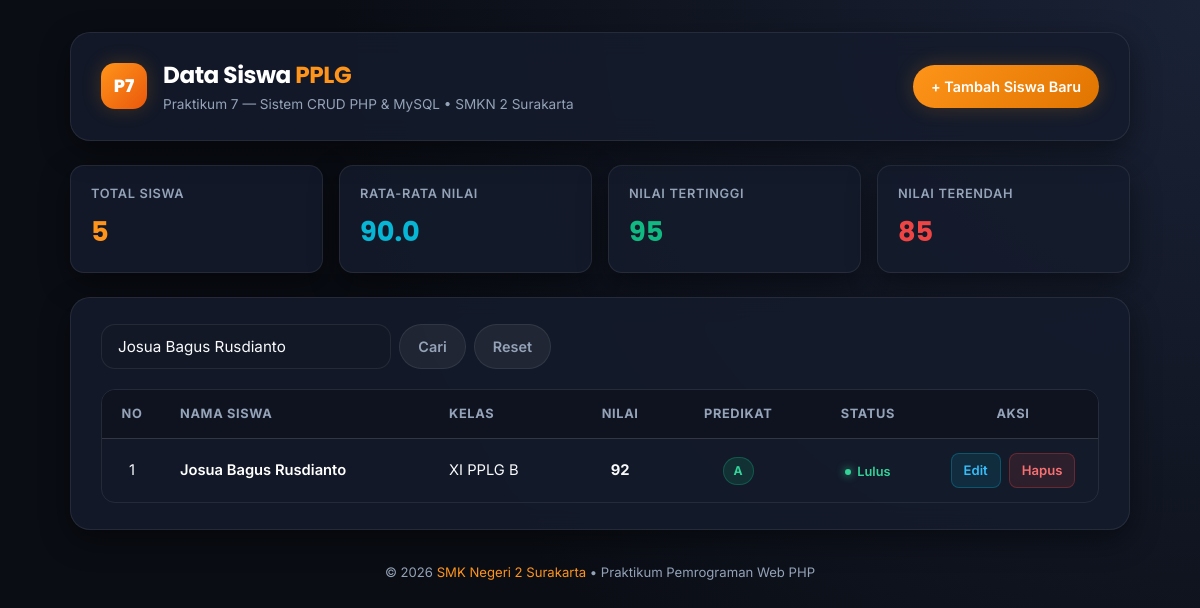
Screenshot of /index.php?cari=Josua Bagus Rusdianto with the database file from the repository.
### tables this page shows
CREATE TABLE IF NOT EXISTS `siswa` (
  `id` INT(11) NOT NULL AUTO_INCREMENT,
  `nama` VARCHAR(50) NOT NULL,
  `kelas` VARCHAR(20) NOT NULL,
  `nilai` INT(11) NOT NULL,
  PRIMARY KEY (`id`)
);

### index.php (the view, shortened to what this page needs)
<?php
include "koneksi.php";
$cari = isset($_GET['cari']) ? trim($_GET['cari']) : '';
if (!empty($cari)) {
    $stmt = mysqli_prepare($koneksi, "SELECT * FROM siswa WHERE nama LIKE ? OR kelas LIKE ? ORDER BY id DESC");
    $param = "%" . $cari . "%";
    mysqli_stmt_bind_param($stmt, "ss", $param, $param);
    mysqli_stmt_execute($stmt);
    $query = mysqli_stmt_get_result($stmt);
} else {
    $query = mysqli_query($koneksi, "SELECT * FROM siswa ORDER BY id DESC");
}
$stat_query = mysqli_query($koneksi, "SELECT COUNT(*) as total, AVG(nilai) as rata_rata, MAX(nilai) as max_nilai, MIN(nilai) as min_nilai FROM siswa");
$stats = mysqli_fetch_assoc($stat_query);
function hitungPredikat($nilai) {
    if ($nilai >= 90) return ["grade" => "A", "class" => "badge-a"];
    return ["grade" => "D", "class" => "badge-d"];
}
?>
<!DOCTYPE html>
<html lang="id">
<head>
    <link rel="stylesheet" href="style.css">
</head>
<body>
<div class="container">
    <header class="app-header">
        <div class="brand-wrapper">
            <div class="brand-badge">P7</div>
            <div>
                <h1 class="brand-title">Data Siswa <span>PPLG</span></h1>
                <p class="brand-subtitle">Praktikum 7 — Sistem CRUD PHP & MySQL &bull; SMKN 2 Surakarta</p>
            </div>
        </div>
        <div>
            <a href="tambah.php" class="btn btn-primary">+ Tambah Siswa Baru</a>
        </div>
    </header>
    <div class="stats-grid">
        <div class="stat-card">
            <div class="stat-label">Total Siswa</div>
            <div class="stat-value accent-orange"><?= (int)$stats['total'] ?></div>
        </div>
        <div class="stat-card">
            <div class="stat-label">Rata-Rata Nilai</div>
            <div class="stat-value accent-cyan">
                <?= $stats['rata_rata'] !== null ? number_format($stats['rata_rata'], 1) : '0' ?>
            </div>
        </div>
        <div class="stat-card">
            <div class="stat-label">Nilai Tertinggi</div>
            <div class="stat-value accent-emerald"><?= $stats['max_nilai'] !== null ? (int)$stats['max_nilai'] : '0' ?></div>
        </div>
        <div class="stat-card">
            <div class="stat-label">Nilai Terendah</div>
            <div class="stat-value accent-rose"><?= $stats['min_nilai'] !== null ? (int)$stats['min_nilai'] : '0' ?></div>
        </div>
    </div>
    <main class="main-card">
        <div class="toolbar">
            <form action="" method="GET" class="search-box">
                <input
                    type="text"
                    name="cari"
                    class="form-control"
                    placeholder="Cari berdasarkan nama atau kelas..."
                    value="<?= htmlspecialchars($cari) ?>"
                >
                <button type="submit" class="btn btn-secondary">Cari</button>
                <?php if (!empty($cari)): ?>
                    <a href="index.php" class="btn btn-secondary" title="Reset Pencarian">Reset</a>
                <?php endif; ?>
            </form>
        </div>
        <div class="table-responsive">
            <table>
                <thead>
                    <tr>
                        <th class="td-center" style="width: 60px;">No</th>
                        <th>Nama Siswa</th>
                        <th>Kelas</th>
                        <th class="td-center">Nilai</th>
                        <th class="td-center">Predikat</th>
                        <th class="td-center">Status</th>
                        <th class="td-center" style="width: 170px;">Aksi</th>
                    </tr>
                </thead>
                <tbody>
                    <?php
                    $no = 1;
                    if (mysqli_num_rows($query) > 0):
                        while ($data = mysqli_fetch_assoc($query)):
                            $predikatInfo = hitungPredikat($data['nilai']);
                            $statusLulus = ($data['nilai'] >= 75);
                    ?>
                    <tr>
                        <td class="td-center"><?= $no++ ?></td>
                        <td>
                            <span class="student-name"><?= htmlspecialchars($data['nama']) ?></span>
                        </td>
                        <td><?= htmlspecialchars($data['kelas']) ?></td>
                        <td class="td-center">
                            <strong><?= (int)$data['nilai'] ?></strong>
                        </td>
                        <td class="td-center">
                            <span class="badge <?= $predikatInfo['class'] ?>">
                                <?= $predikatInfo['grade'] ?>
                            </span>
                        </td>
                        <td class="td-center">
                            <?php if ($statusLulus): ?>
                                <span class="status-pill status-lulus">Lulus</span>
                            <?php else: ?>
                                <span class="status-pill status-remidi">Remidi</span>
                            <?php endif; ?>
                        </td>
                        <td class="td-center">
                            <div class="actions-group">
                                <a href="edit.php?id=<?= $data['id'] ?>" class="btn btn-sm btn-edit">Edit</a>
                                <a
                                    href="hapus.php?id=<?= $data['id'] ?>"
                                    class="btn btn-sm btn-delete"
                                    onclick="return confirm('Apakah Anda yakin ingin menghapus data siswa <?= htmlspecialchars(addslashes($data['nama'])) ?>?')"
                                >Hapus</a>
                            </div>
                        </td>
                    </tr>
                    <?php
                        endwhile;
                    endif; ?>
                </tbody>
            </table>
        </div>
    </main>
    <footer class="app-footer">
        <p>&copy; 2026 <span>SMK Negeri 2 Surakarta</span> &bull; Praktikum Pemrograman Web PHP</p>
    </footer>
</div>
</body>
</html>

### rows the page displays
siswa: nama "Josua Bagus Rusdianto", kelas "XI PPLG B", nilai "92", nilai "A", shows "Lulus"

### other values shown
$stats['total'] "5"
$stats['rata_rata'] "90.0"
$stats['max_nilai'] "95"
$stats['min_nilai'] "85"
